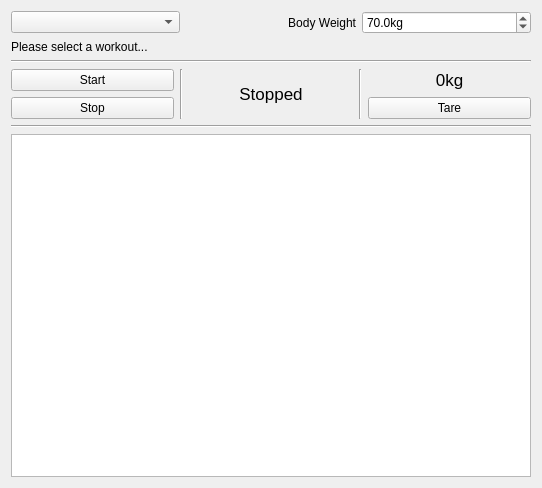
<?xml version="1.0" encoding="UTF-8"?>
<ui version="4.0">
 <class>Form</class>
 <widget class="QWidget" name="Form">
  <property name="geometry">
   <rect>
    <x>0</x>
    <y>0</y>
    <width>542</width>
    <height>488</height>
   </rect>
  </property>
  <property name="windowTitle">
   <string>Form</string>
  </property>
  <layout class="QVBoxLayout" name="verticalLayout">
   <item>
    <layout class="QHBoxLayout" name="horizontalLayout_2">
     <item>
      <widget class="QComboBox" name="workoutComboBox"/>
     </item>
     <item>
      <widget class="QLabel" name="bodyWeightLabel">
       <property name="layoutDirection">
        <enum>Qt::LeftToRight</enum>
       </property>
       <property name="text">
        <string>Body Weight</string>
       </property>
       <property name="alignment">
        <set>Qt::AlignRight|Qt::AlignTrailing|Qt::AlignVCenter</set>
       </property>
      </widget>
     </item>
     <item>
      <widget class="QDoubleSpinBox" name="bodyWeightSpinBox">
       <property name="suffix">
        <string>kg</string>
       </property>
       <property name="decimals">
        <number>1</number>
       </property>
       <property name="minimum">
        <double>40.000000000000000</double>
       </property>
       <property name="maximum">
        <double>200.000000000000000</double>
       </property>
       <property name="value">
        <double>70.000000000000000</double>
       </property>
      </widget>
     </item>
    </layout>
   </item>
   <item>
    <widget class="QLabel" name="workoutDescriptionLabel">
     <property name="text">
      <string>Please select a workout...</string>
     </property>
    </widget>
   </item>
   <item>
    <widget class="Line" name="line_3">
     <property name="orientation">
      <enum>Qt::Horizontal</enum>
     </property>
    </widget>
   </item>
   <item>
    <layout class="QHBoxLayout" name="horizontalLayout">
     <item>
      <layout class="QVBoxLayout" name="verticalLayout_2">
       <item>
        <widget class="QPushButton" name="startButton">
         <property name="text">
          <string>Start</string>
         </property>
        </widget>
       </item>
       <item>
        <widget class="QPushButton" name="stopButton">
         <property name="text">
          <string>Stop</string>
         </property>
        </widget>
       </item>
      </layout>
     </item>
     <item>
      <widget class="Line" name="line_2">
       <property name="orientation">
        <enum>Qt::Vertical</enum>
       </property>
      </widget>
     </item>
     <item>
      <widget class="QLabel" name="workoutLabel">
       <property name="minimumSize">
        <size>
         <width>70</width>
         <height>0</height>
        </size>
       </property>
       <property name="font">
        <font>
         <pointsize>13</pointsize>
        </font>
       </property>
       <property name="text">
        <string>Stopped</string>
       </property>
       <property name="alignment">
        <set>Qt::AlignCenter</set>
       </property>
      </widget>
     </item>
     <item>
      <widget class="Line" name="line">
       <property name="orientation">
        <enum>Qt::Vertical</enum>
       </property>
      </widget>
     </item>
     <item>
      <layout class="QVBoxLayout" name="verticalLayout_3" stretch="0,0">
       <property name="sizeConstraint">
        <enum>QLayout::SetDefaultConstraint</enum>
       </property>
       <item>
        <widget class="QLabel" name="tareLabel">
         <property name="minimumSize">
          <size>
           <width>70</width>
           <height>0</height>
          </size>
         </property>
         <property name="font">
          <font>
           <pointsize>13</pointsize>
          </font>
         </property>
         <property name="text">
          <string>0kg</string>
         </property>
         <property name="alignment">
          <set>Qt::AlignCenter</set>
         </property>
        </widget>
       </item>
       <item>
        <widget class="QPushButton" name="tareButton">
         <property name="minimumSize">
          <size>
           <width>70</width>
           <height>0</height>
          </size>
         </property>
         <property name="text">
          <string>Tare</string>
         </property>
        </widget>
       </item>
      </layout>
     </item>
    </layout>
   </item>
   <item>
    <widget class="Line" name="line_4">
     <property name="orientation">
      <enum>Qt::Horizontal</enum>
     </property>
    </widget>
   </item>
   <item>
    <widget class="PlotWidget" name="graphicsView"/>
   </item>
  </layout>
 </widget>
 <customwidgets>
  <customwidget>
   <class>PlotWidget</class>
   <extends>QGraphicsView</extends>
   <header>pyqtgraph</header>
  </customwidget>
 </customwidgets>
 <resources/>
 <connections/>
</ui>
